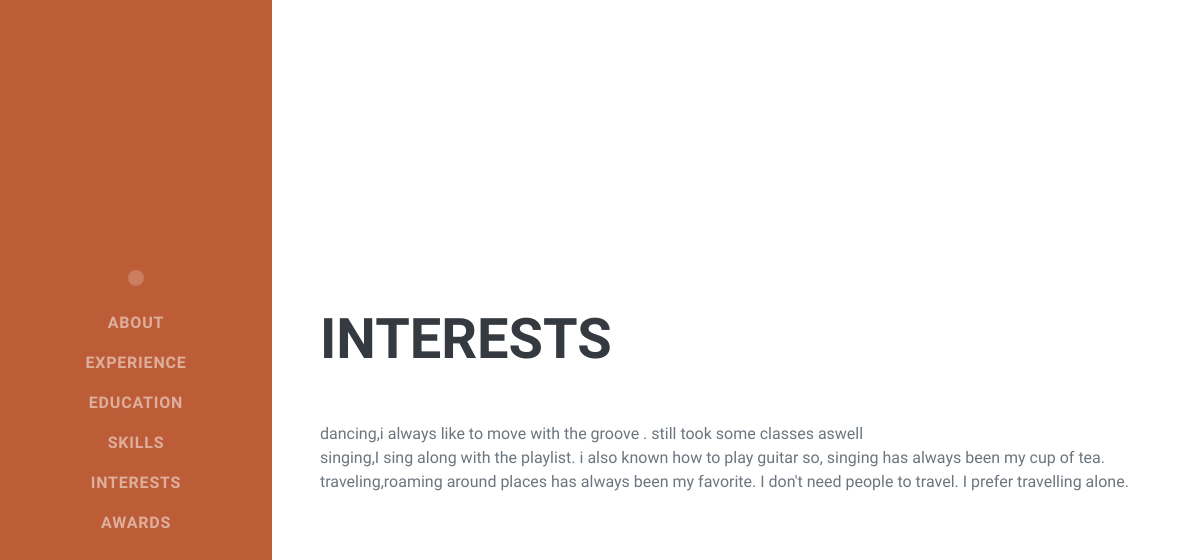
The page /interest/ on the database its author committed.
### portfolio/models.py (models this page shows)
class Interest(models.Model):
    hobbies =models.CharField(max_length=200)
    hobbiesDes = models.TextField(max_length=200)

### portfolio/views.py (the view)
# urls.py: path('interest/',views.interest, name="interest"),
def interest(request):
    inte = Interest.objects.all()
    data = {'inte':inte}
    return render(request,"portfolio/interest.html",data)

### portfolio/templates/portfolio/interest.html
{% extends 'portfolio/base.html'%}
{% block main_content%}
<section class="resume-section" id="interests">
    <div class="resume-section-content">
        <h2 class="mb-5">Interests</h2>
        {% for interest in inte %}
        <p class="mb-0">{{interest.hobbies}},{{interest.hobbiesDes}}</p>
        {% endfor %}
    </div>
</section>
{% endblock %}

### rows shown on the page
Interest: hobbies "dancing", hobbiesDes "i always like to move with the groove . still took some classes aswell"
Interest: hobbies "singing", hobbiesDes "I sing along with the playlist. i also known how to play guitar so, singing has always been my cup of tea."
Interest: hobbies "traveling", hobbiesDes "roaming around places has always been my favorite. I don't need people to travel. I prefer travelling alone."
